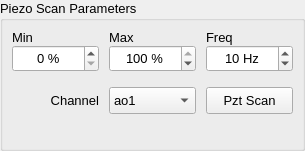
           <widget class="QGroupBox" name="groupBox_PZT">
            <property name="minimumSize">
             <size>
              <width>0</width>
              <height>0</height>
             </size>
            </property>
            <property name="font">
             <font>
              <pointsize>10</pointsize>
             </font>
            </property>
            <property name="title">
             <string>Piezo Scan Parameters</string>
            </property>
            <layout class="QVBoxLayout" name="verticalLayout_4">
             <property name="spacing">
              <number>0</number>
             </property>
             <property name="leftMargin">
              <number>9</number>
             </property>
             <property name="topMargin">
              <number>9</number>
             </property>
             <property name="rightMargin">
              <number>9</number>
             </property>
             <property name="bottomMargin">
              <number>9</number>
             </property>
             <item>
              <widget class="QWidget" name="widget_8" native="true">
               <layout class="QGridLayout" name="gridLayout_5">
                <property name="leftMargin">
                 <number>0</number>
                </property>
                <property name="topMargin">
                 <number>0</number>
                </property>
                <property name="rightMargin">
                 <number>0</number>
                </property>
                <property name="bottomMargin">
                 <number>0</number>
                </property>
                <property name="horizontalSpacing">
                 <number>10</number>
                </property>
                <property name="verticalSpacing">
                 <number>0</number>
                </property>
                <item row="0" column="0">
                 <widget class="QLabel" name="label_10">
                  <property name="minimumSize">
                   <size>
                    <width>0</width>
                    <height>15</height>
                   </size>
                  </property>
                  <property name="maximumSize">
                   <size>
                    <width>16777215</width>
                    <height>15</height>
                   </size>
                  </property>
                  <property name="font">
                   <font>
                    <pointsize>10</pointsize>
                   </font>
                  </property>
                  <property name="text">
                   <string>Min</string>
                  </property>
                 </widget>
                </item>
                <item row="0" column="1">
                 <widget class="QLabel" name="label_11">
                  <property name="minimumSize">
                   <size>
                    <width>0</width>
                    <height>15</height>
                   </size>
                  </property>
                  <property name="maximumSize">
                   <size>
                    <width>16777215</width>
                    <height>15</height>
                   </size>
                  </property>
                  <property name="font">
                   <font>
                    <pointsize>10</pointsize>
                   </font>
                  </property>
                  <property name="text">
                   <string>Max</string>
                  </property>
                 </widget>
                </item>
                <item row="0" column="2">
                 <widget class="QLabel" name="label_9">
                  <property name="minimumSize">
                   <size>
                    <width>0</width>
                    <height>15</height>
                   </size>
                  </property>
                  <property name="maximumSize">
                   <size>
                    <width>16777215</width>
                    <height>15</height>
                   </size>
                  </property>
                  <property name="font">
                   <font>
                    <pointsize>10</pointsize>
                   </font>
                  </property>
                  <property name="text">
                   <string>Freq</string>
                  </property>
                 </widget>
                </item>
                <item row="1" column="0">
                 <widget class="QSpinBox" name="spnbx_pzt_start">
                  <property name="minimumSize">
                   <size>
                    <width>87</width>
                    <height>27</height>
                   </size>
                  </property>
                  <property name="maximumSize">
                   <size>
                    <width>87</width>
                    <height>27</height>
                   </size>
                  </property>
                  <property name="sizeIncrement">
                   <size>
                    <width>0</width>
                    <height>0</height>
                   </size>
                  </property>
                  <property name="font">
                   <font>
                    <pointsize>10</pointsize>
                   </font>
                  </property>
                  <property name="alignment">
                   <set>Qt::AlignCenter</set>
                  </property>
                  <property name="keyboardTracking">
                   <bool>false</bool>
                  </property>
                  <property name="suffix">
                   <string> %</string>
                  </property>
                 </widget>
                </item>
                <item row="1" column="1">
                 <widget class="QSpinBox" name="spnbx_pzt_stop">
                  <property name="minimumSize">
                   <size>
                    <width>87</width>
                    <height>27</height>
                   </size>
                  </property>
                  <property name="maximumSize">
                   <size>
                    <width>87</width>
                    <height>27</height>
                   </size>
                  </property>
                  <property name="font">
                   <font>
                    <pointsize>10</pointsize>
                   </font>
                  </property>
                  <property name="alignment">
                   <set>Qt::AlignCenter</set>
                  </property>
                  <property name="keyboardTracking">
                   <bool>false</bool>
                  </property>
                  <property name="suffix">
                   <string> %</string>
                  </property>
                  <property name="maximum">
                   <number>100</number>
                  </property>
                  <property name="value">
                   <number>100</number>
                  </property>
                 </widget>
                </item>
                <item row="1" column="2">
                 <widget class="QSpinBox" name="spinBox_pzt_freq">
                  <property name="minimumSize">
                   <size>
                    <width>87</width>
                    <height>27</height>
                   </size>
                  </property>
                  <property name="maximumSize">
                   <size>
                    <width>87</width>
                    <height>27</height>
                   </size>
                  </property>
                  <property name="font">
                   <font>
                    <pointsize>10</pointsize>
                   </font>
                  </property>
                  <property name="alignment">
                   <set>Qt::AlignCenter</set>
                  </property>
                  <property name="keyboardTracking">
                   <bool>false</bool>
                  </property>
                  <property name="suffix">
                   <string> Hz</string>
                  </property>
                  <property name="prefix">
                   <string/>
                  </property>
                  <property name="value">
                   <number>10</number>
                  </property>
                 </widget>
                </item>
               </layout>
              </widget>
             </item>
             <item>
              <widget class="QLabel" name="label_13">
               <property name="minimumSize">
                <size>
                 <width>0</width>
                 <height>15</height>
                </size>
               </property>
               <property name="maximumSize">
                <size>
                 <width>16777215</width>
                 <height>15</height>
                </size>
               </property>
               <property name="text">
                <string/>
               </property>
              </widget>
             </item>
             <item>
              <widget class="QWidget" name="widget_10" native="true">
               <layout class="QGridLayout" name="gridLayout_8">
                <property name="leftMargin">
                 <number>0</number>
                </property>
                <property name="topMargin">
                 <number>0</number>
                </property>
                <property name="rightMargin">
                 <number>0</number>
                </property>
                <property name="bottomMargin">
                 <number>0</number>
                </property>
                <property name="horizontalSpacing">
                 <number>10</number>
                </property>
                <property name="verticalSpacing">
                 <number>0</number>
                </property>
                <item row="1" column="0">
                 <widget class="QLabel" name="label_14">
                  <property name="minimumSize">
                   <size>
                    <width>0</width>
                    <height>25</height>
                   </size>
                  </property>
                  <property name="maximumSize">
                   <size>
                    <width>16777215</width>
                    <height>25</height>
                   </size>
                  </property>
                  <property name="text">
                   <string/>
                  </property>
                 </widget>
                </item>
                <item row="0" column="2">
                 <widget class="QPushButton" name="but_pztscan">
                  <property name="minimumSize">
                   <size>
                    <width>87</width>
                    <height>27</height>
                   </size>
                  </property>
                  <property name="maximumSize">
                   <size>
                    <width>87</width>
                    <height>27</height>
                   </size>
                  </property>
                  <property name="font">
                   <font>
                    <pointsize>10</pointsize>
                    <weight>50</weight>
                    <italic>false</italic>
                    <bold>false</bold>
                    <underline>false</underline>
                   </font>
                  </property>
                  <property name="cursor">
                   <cursorShape>PointingHandCursor</cursorShape>
                  </property>
                  <property name="text">
                   <string>Pzt Scan</string>
                  </property>
                  <property name="checkable">
                   <bool>false</bool>
                  </property>
                  <property name="checked">
                   <bool>false</bool>
                  </property>
                  <property name="autoRepeat">
                   <bool>false</bool>
                  </property>
                 </widget>
                </item>
                <item row="0" column="1">
                 <widget class="QComboBox" name="comboBox">
                  <property name="minimumSize">
                   <size>
                    <width>87</width>
                    <height>27</height>
                   </size>
                  </property>
                  <property name="maximumSize">
                   <size>
                    <width>87</width>
                    <height>27</height>
                   </size>
                  </property>
                  <property name="font">
                   <font>
                    <pointsize>10</pointsize>
                   </font>
                  </property>
                  <item>
                   <property name="text">
                    <string>ao1</string>
                   </property>
                  </item>
                  <item>
                   <property name="text">
                    <string>ao2</string>
                   </property>
                  </item>
                  <item>
                   <property name="text">
                    <string>ao3</string>
                   </property>
                  </item>
                 </widget>
                </item>
                <item row="0" column="0">
                 <widget class="QLabel" name="label_12">
                  <property name="minimumSize">
                   <size>
                    <width>87</width>
                    <height>27</height>
                   </size>
                  </property>
                  <property name="maximumSize">
                   <size>
                    <width>87</width>
                    <height>27</height>
                   </size>
                  </property>
                  <property name="sizeIncrement">
                   <size>
                    <width>0</width>
                    <height>0</height>
                   </size>
                  </property>
                  <property name="font">
                   <font>
                    <pointsize>10</pointsize>
                   </font>
                  </property>
                  <property name="text">
                   <string>Channel</string>
                  </property>
                  <property name="alignment">
                   <set>Qt::AlignRight|Qt::AlignTrailing|Qt::AlignVCenter</set>
                  </property>
                 </widget>
                </item>
               </layout>
               <zorder>comboBox</zorder>
               <zorder>label_12</zorder>
               <zorder>but_pztscan</zorder>
               <zorder>label_14</zorder>
              </widget>
             </item>
            </layout>
           </widget>
